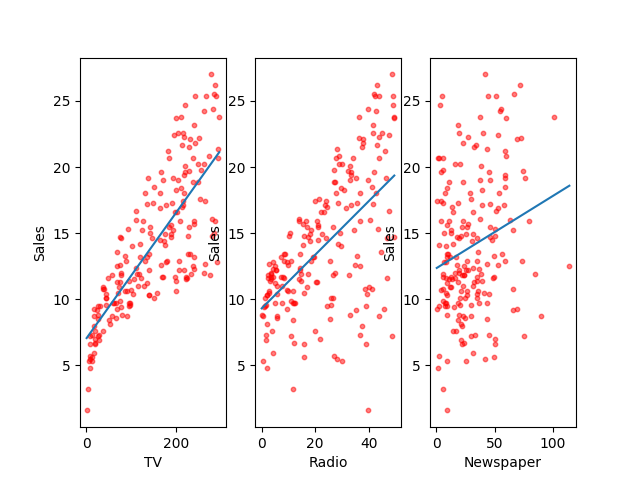

Write the Python code that produced this figure.
#!/usr/local/bin/python
# -*- coding: utf-8 -*-
"""
Simple demo of tv plot
"""

import numpy as np
import matplotlib.pyplot as plt
import csv
# from scipy.optimize import curve_fit

# def f(x, A, B): # this is your 'straight line' y=f(x)
#    return A*x + B

with open('./dataset/Advertising.csv') as csvfile:
    # csv.QUOTE_NONNUMERIC will automatically convert data to it's appropriate type
    # so any data without quotes "" will be treated as float automatically
    # else you have to carry out conversion manually
    advertising = csv.reader(csvfile, delimiter=',', quotechar='"', quoting=csv.QUOTE_NONNUMERIC)
    tv = []
    radio = []
    newspaper = []
    sales = []
    for index, row in enumerate(advertising):
        # Skip header
        if index > 0:
            # without csv.QUOTE_NONNUMERIC, you have to manually
            # convert the data for each column into float
            # tv.append(float(row[1]))
            tv.append(row[1])
            radio.append(row[2])
            newspaper.append(row[3])
            sales.append(row[4])
    plt.figure(1)

    # 131 means 1 row, 3 columns, and 1st column
    plt.subplot(131)
    plt.scatter(tv, sales, s=10, c='red', alpha=0.5, marker='o')
    plt.xlabel('TV')
    plt.ylabel('Sales')

    # Method 1:Line of best fit formula
    plt.plot(np.unique(tv), np.poly1d(np.polyfit(tv, sales, 1))(np.unique(tv)))

    # Method 2:It's also possible to compute the line of best fit using scipy
    # slope, intercept = curve_fit(f, tv, sales)[0] # your data x, y to fit
    # best_fit_line = [slope * i + intercept for i in tv]
    # plt.plot(tv, best_fit_line)

    # 132 means 1 row, 3 columns, and 2nd column
    plt.subplot(132)
    plt.scatter(radio, sales, s=10, c='red', alpha=0.5, marker='o')
    plt.xlabel('Radio')
    plt.ylabel('Sales')
    plt.plot(np.unique(radio), np.poly1d(np.polyfit(radio, sales, 1))(np.unique(radio)))
    
    # 133 means 1 row, 3 columns, and 3nd column
    plt.subplot(133)
    plt.scatter(newspaper, sales, s=10, c='red', alpha=0.5, marker='o')
    plt.xlabel('Newspaper')
    plt.ylabel('Sales')
    plt.plot(np.unique(newspaper), np.poly1d(np.polyfit(newspaper, sales, 1))(np.unique(newspaper)))

    plt.show()
